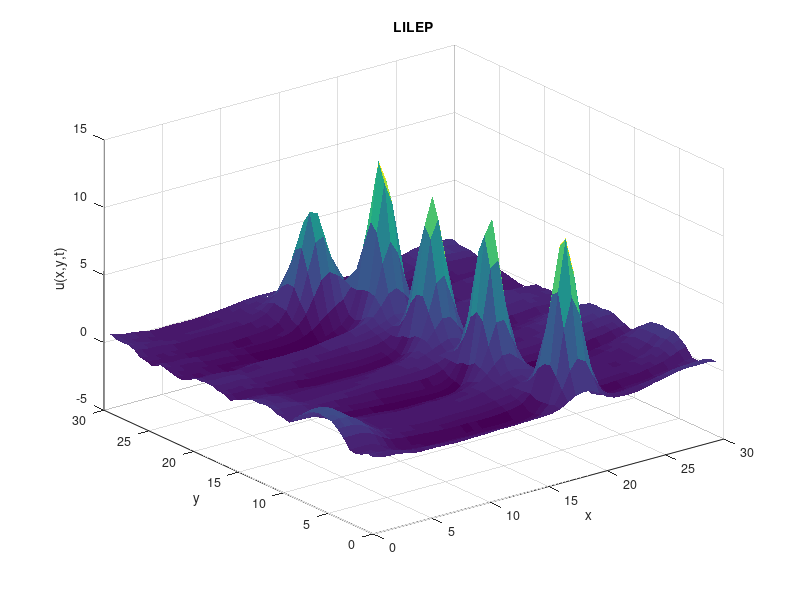

This chart was generated by the following MATLAB code: (Note: this script raises an error after producing the figure.)
% Implementation of four different schemes applied to the Zakharov-Kuznetsov
% equation, as is is given in Eidnes and Li: "Linearly implicit local and
% global energy-preserving methods for Hamiltonian PDEs" [EL19].
% The schemes are:
% ** the LILEP and LIGEP schemes of [EL19],
% ** two-dimensional extensions of the LEP and GEP schemes of
% Gong, Cai and Wang: "Some new structure-preserving algorithms for general
% multi-symplectic formulations of Hamiltonian PDEs" (2014)
% 
% Code written by Sølve Eidnes and Lu Li

P = 30; % Length and width of the square spatial domain
M = 45; % Number of spatial steps in each direction
MM = M*M; % Number of spatial discretization points
h = P/M; % Spatial step size in each direction
T = 15; % End time
k = .1; % Time step size
N = round(T/k); % Number of time steps

% Initial conditions:
x = (0:h:P-h)';
y = (0:h:P-h)';
c = 2;
u0 = 3*c*sech(.5*sqrt(c)*(x-P/2)).^2 + .1*randn(1,length(y)); % Test problem in [EL19]
u0 = reshape(u0,[MM,1]);

% Creating the average and forward difference matrices:
e = ones(MM,1);
em = zeros(MM,1); em(1:M:MM) = 1;
ep = e; ep(M+1:M:MM) = 0;
Ax = .5*spdiags([em, e, ep],[-M+1,0,1],MM,MM);
Ay = .5*spdiags([e, e],[0,M],MM,MM);
Ay(MM-M+1:MM,1:M) = .5*speye(M);
deltax = 1/h*spdiags([em, -e, ep],[-M+1,0,1],MM,MM);
deltay = 1/h*spdiags([-e, e],[0,M],MM,MM);
deltay(MM-M+1:MM,1:M) = 1/h*speye(M);
I = speye(MM);

uNs = zeros(4,M,M); % To store solution values from all four methods
% To store discrete approximations to the energy at every time step:
energies = zeros(1,N);
energiesK = zeros(1,N);

% LILEP
u = u0;
tic
if mod(M,2) == 0 % if M even, in which case the matrix A below will be singular
    options = optimoptions(@fsolve,'Display','off','Algorithm','levenberg-marquardt',...
        'SpecifyObjectiveGradient',true,'PrecondBandWidth',0,'TolFun',1e-10);
    for i = 1:N
        f = @(un) fandjac_ZK_lilep(u,un,deltax,deltay,Ax,Ay,k,MM);
        un = fsolve(f,u,options);
        energies(i) = h^2*1/6*sum(3*((deltay*Ax*un).^2+(deltax*Ay*un).^2) - (Ax*Ay*un).^3);
        energiesK(i) = h^2*1/6*sum(2*(deltay*Ax*un).*(deltay*Ax*u)+(deltay*Ax*u).^2+2*(deltax*Ay*u).*(deltax*Ay*un)+(deltax*Ay*u).^2 - ((Ax*Ay*u).^2).*(Ax*Ay*un));
        u = un;
    end
else % if M odd
    for i = 1:N
        A = 1/k*Ax^3*Ay^2 + .5*deltax^3*Ay^2 + .5*deltax*deltay^2*Ax^2 + .5*deltax*Ax*Ay*spdiags(Ax*Ay*u,0,MM,MM)*Ax*Ay; % This matrix is singular if M is even
        B = 1/k*Ax^3*Ay^2*u - .5*deltax^3*Ay^2*u - .5*deltax*deltay^2*Ax^2*u;
        un = A\B;
        energies(i) = h^2*1/6*sum(3*((deltay*Ax*un).^2+(deltax*Ay*un).^2) - (Ax*Ay*un).^3);
        energiesK(i) = h^2*1/6*sum(2*(deltay*Ax*un).*(deltay*Ax*u)+(deltay*Ax*u).^2+2*(deltax*Ay*u).*(deltax*Ay*un)+(deltax*Ay*u).^2 - ((Ax*Ay*u).^2).*(Ax*Ay*un));
        u = un;
    end
end
fprintf('The LILEP scheme used %f seconds.\n',toc);
u = reshape(u,M,M)';
uNs(1,:,:) = u;
figure(2)
surf(x,y,u,'EdgeColor','none')
set(gca,'fontsize',9)
title('LILEP')
ylabel('y')
xlabel('x')
zlabel('u(x,y,t)')

% LEP
u = u0;
tic
if mod(M,2) == 0 % if M even
    for i = 1:N
        f = @(un) fandjac_ZK_lep(u,un,deltax,deltay,Ax,Ay,k,MM);
        un = fsolve(f,u,options);
        energies(i) = h^2*1/6*sum(3*((deltay*Ax*un).^2+(deltax*Ay*un).^2) - (Ax*Ay*un).^3);
        energiesK(i) = h^2*1/6*sum(2*(deltay*Ax*un).*(deltay*Ax*u)+(deltay*Ax*u).^2+2*(deltax*Ay*u).*(deltax*Ay*un)+(deltax*Ay*u).^2 - ((Ax*Ay*u).^2).*(Ax*Ay*un));
        u = un;
    end
else % if M odd
    for i = 1:N
        un = newton_ZK_LEP(u,u,deltax,deltay,Ax,Ay,k,MM,1e-10);
        energies(i) = h^2*1/6*sum(3*((deltay*Ax*un).^2+(deltax*Ay*un).^2) - (Ax*Ay*un).^3);
        energiesK(i) = h^2*1/6*sum(2*(deltay*Ax*un).*(deltay*Ax*u)+(deltay*Ax*u).^2+2*(deltax*Ay*u).*(deltax*Ay*un)+(deltax*Ay*u).^2 - ((Ax*Ay*u).^2).*(Ax*Ay*un));
        u = un;
    end
end
fprintf('The LEP scheme used %f seconds.\n',toc);
u = reshape(u,M,M)';
uNs(2,:,:) = u;
figure(3)
surf(x,y,u,'EdgeColor','none')
set(gca,'fontsize',9)
title('LEP')
ylabel('y')
xlabel('x')
zlabel('u(x,y,t)')

% Creating the central difference matrices used in LIGEP and GEP:
emm = zeros(MM,1); emm(M:M:MM) = 1;
ep = e; ep(M:M:MM) = 0;
epp = e; epp(M+1:M:MM) = 0;
deltacx = .5/h*spdiags([em, -ep, epp, -emm],[-M+1,-1,1,M-1],MM,MM);
deltacy = .5/h*spdiags([-e, e],[-M,M],MM,MM);
deltacy(MM-M+1:MM,1:M) = .5/h*speye(M);
deltacy(1:M,MM-M+1:MM) = -.5/h*speye(M);
D1x = deltacx;
D1y = deltacy;

% LIGEP
u = u0;
tic
for i = 1:N
    A = I/k + .5*D1x^3 + .5*D1x*D1y^2 + .5*D1x*spdiags(u,0,MM,MM);
    B = 1/k*u - .5*D1x^3*u - .5*D1x*D1y^2*u;
    un = A\B;
    energies(i) = h^2*1/6*sum(3*((D1y*un).^2+(D1x*un).^2) - un.^3);
    energiesK(i) = h^2*1/6*sum(2*(D1y*un).*(D1y*u)+(D1y*u).^2+2*(D1x*u).*(D1x*un)+(D1x*u).^2 - (u.^2.*un));
    u = un;
end
fprintf('The LIGEP scheme used %f seconds.\n',toc);
u = reshape(u,M,M)';
uNs(3,:,:) = u;
figure(4)
surf(x,y,u,'EdgeColor','none')
set(gca,'fontsize',9)
title('LIGEP')
ylabel('y')
xlabel('x')
zlabel('u(x,y,t)')

% GEP
u = u0;
tic
for i = 1:N
    un = newton_ZK_GEP(u,u,D1x,D1y,k,MM,I,1e-10);
    energies(i) = h^2*1/6*sum(3*((D1y*un).^2+(D1x*un).^2) - un.^3);
    energiesK(i) = h^2*1/6*sum(2*(D1y*un).*(D1y*u)+(D1y*u).^2+2*(D1x*u).*(D1x*un)+(D1x*u).^2 - (u.^2.*un));
    u = un;
end
fprintf('The GEP scheme used %f seconds.\n',toc);
u = reshape(u,M,M)';
uNs(4,:,:) = u;
figure(5)
surf(x,y,u,'EdgeColor','none')
set(gca,'fontsize',9)
title('GEP')
ylabel('y')
xlabel('x')
zlabel('u(x,y,t)')

%
function [f,J] = fandjac_ZK_lilep(u,un,deltax,deltay,Ax,Ay,k,MM)
f = 1/k*Ax^3*Ay^2*(un-u) + .5*deltax^3*Ay^2*(un+u) +...
    .5*deltax*deltay^2*Ax^2*(un+u) + .5*deltax*Ax*Ay*((Ax*Ay*u).*(Ax*Ay*un));
J = 1/k*Ax^3*Ay^2 + .5*deltax^3*Ay^2 + .5*deltax*deltay^2*Ax^2 +...
    .5*deltax*Ax*Ay*spdiags(Ax*Ay*u,0,MM,MM)*Ax*Ay;
end

function [f,J] = fandjac_ZK_lep(u,un,deltax,deltay,Ax,Ay,k,MM)
f = 1/k*Ax^3*Ay^2*(un-u) + .5*deltax^3*Ay^2*(un+u) + .5*deltax*deltay^2*Ax^2*(un+u) +...
        1/6*deltax*Ax*Ay*((Ax*Ay*un).^2 + (Ax*Ay*un).*(Ax*Ay*u) + (Ax*Ay*u).^2);
J = 1/k*Ax^3*Ay^2 + .5*deltax^3*Ay^2 + .5*deltax*deltay^2*Ax^2 +...
    1/6*deltax*Ax*Ay*(2*spdiags(Ax*Ay*un,0,MM,MM)*Ax*Ay+spdiags(Ax*Ay*u,0,MM,MM)*Ax*Ay);
end

function un = newton_ZK_LEP(u,un,deltax,deltay,Ax,Ay,k,MM,tol)
f = @(un) 1/k*Ax^3*Ay^2*(un-u) + .5*deltax^3*Ay^2*(un+u) + .5*deltax*deltay^2*Ax^2*(un+u) +...
        1/6*deltax*Ax*Ay*((Ax*Ay*un).^2 + (Ax*Ay*un).*(Ax*Ay*u) + (Ax*Ay*u).^2);
J = @(un) 1/k*Ax^3*Ay^2 + .5*deltax^3*Ay^2 + .5*deltax*deltay^2*Ax^2 +...
    1/6*deltax*Ax*Ay*(2*spdiags(Ax*Ay*un,0,MM,MM)*Ax*Ay+spdiags(Ax*Ay*u,0,MM,MM)*Ax*Ay);
err = norm(f(un));
k = 0;
while err > tol
    un = un - J(un)\f(un);
    err = norm(f(un));
    k = k+1;
    if k > 5
        break;
        err
    end
end
end

function un = newton_ZK_GEP(u,un,Dx,Dy,k,MM,I,tol)
f = @(un) 1/k*(un-u) + .5*Dx^3*(un+u) + .5*Dx*Dy^2*(un+u) + 1/6*Dx*(un.^2 + un.*u + u.^2);
J = @(un) 1/k*I + .5*Dx^3 + .5*Dx*Dy^2 + 1/6*Dx*(2*spdiags(un,0,MM,MM)+spdiags(u,0,MM,MM));
err = norm(f(un));
k = 0;
while err > tol
    un = un - J(un)\f(un);
    err = norm(f(un));
    k = k+1;
    if k > 5
        break;
        err
    end
end
end